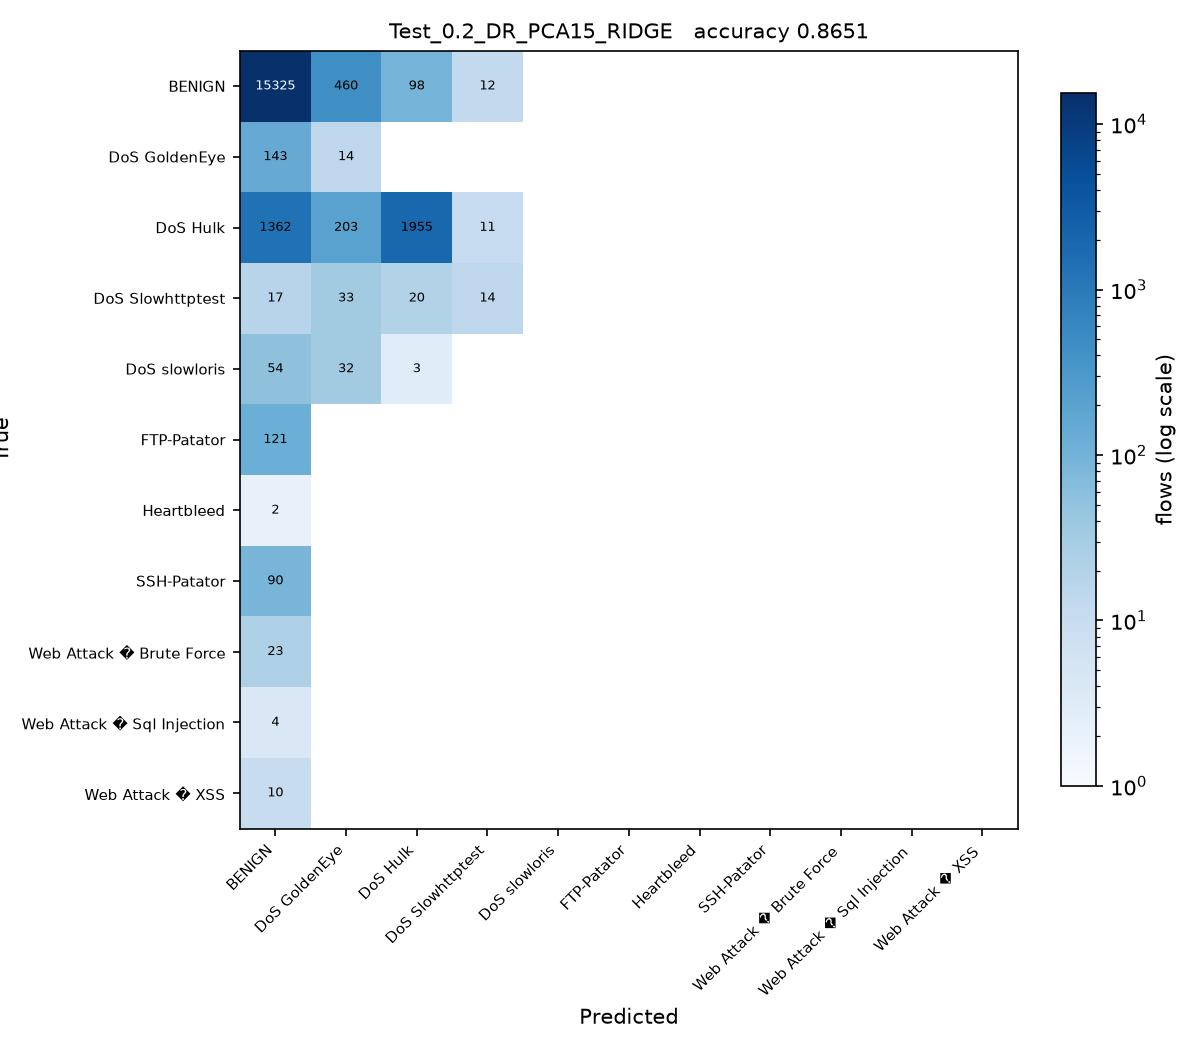

Recreate this plot in Python.
# Test_0.2_DR_PCA15_RIDGE.py
#
# Test size 0.2  |  PCA, 15 components  |  Ridge Regression (sheet #3)
#
# This is SGDC_60_40.py with the changes marked CHANGE below and nothing else.

import os
from pathlib import Path

# CHANGE 1: find the folder holding the three CSV files and run from there, so
# the plain file names below resolve no matter where this script is started
# from or how deeply it sits inside the project folder.
HERE = Path(__file__).resolve().parent
for PROJECT in [HERE, *HERE.parents]:
    if (PROJECT / 'Tuesday-WorkingHours.pcap_ISCX.csv').exists():
        os.chdir(PROJECT)
        break
else:
    raise SystemExit('Put this folder inside the folder that holds the three '
                     'CIC-IDS2017 CSV files, then run the script again.')
import numpy as np
import pandas as pd

df1 = pd.read_csv('Tuesday-WorkingHours.pcap_ISCX.csv', low_memory=True)
df2 = pd.read_csv('Wednesday-workingHours.pcap_ISCX.csv', low_memory=True)
df3 = pd.read_csv('Thursday-WorkingHours-Morning-WebAttacks.pcap_ISCX.csv', low_memory=True)

dataset = pd.concat([df1, df2, df3], ignore_index=True)

dataset.columns = dataset.columns.str.strip()

# CHANGE 2: a stratified sample of 100000 flows, the same for every run.
# Gradient Boosting builds one tree per class per stage on a single core, so all
# 1.3 million flows would take hours per script. At least 50 flows of every
# class are kept, so the rare attacks stay in the split.
label = dataset.columns[-1]
dataset = pd.concat(
    [g.sample(n=min(len(g), max(50, round(100000 * len(g) / len(dataset)))), random_state=0)
     for _, g in dataset.groupby(label)],
    ignore_index=True
)

X = dataset.iloc[:, :-1]
y = dataset.iloc[:, -1]

X = X.apply(pd.to_numeric, errors='coerce')

X.replace([np.inf, -np.inf], np.nan, inplace=True)

from sklearn.impute import SimpleImputer

imputer = SimpleImputer(missing_values=np.nan, strategy='mean')
X = imputer.fit_transform(X)

from sklearn.preprocessing import LabelEncoder

labelencoder_y = LabelEncoder()
y = labelencoder_y.fit_transform(y)

from sklearn.model_selection import train_test_split

X_train, X_test, y_train, y_test = train_test_split(
    X,
    y,
    test_size=0.2,   # CHANGE 3: test size
    random_state=0,
    stratify=y
)

# CHANGE 4: PCA, from PCA_LDA_KErnel_PCA_CODE.pdf (fit only on training data)
from sklearn.decomposition import PCA

pca = PCA(n_components=15)
X_train = pca.fit_transform(X_train)
X_test = pca.transform(X_test)

# CHANGE 5: Ridge Regression (sheet #3) in place of SGDClassifier
from sklearn.linear_model import Ridge

# Ridge is a regression model, used here exactly as the sheet writes
# it. Its numeric output is turned into a class after predict below.
classifier = Ridge(alpha=1.0)

classifier.fit(X_train, y_train)

y_pred = classifier.predict(X_test) 

# CHANGE 5b: Ridge predicts a number such as 3.4, not a class. Round it to the
# nearest class code and keep it inside the valid codes (0 to 10), so the
# confusion matrix and the scores below can be computed.
y_pred = np.clip(np.rint(y_pred), 0, len(labelencoder_y.classes_) - 1).astype(int)

from sklearn.metrics import confusion_matrix
from sklearn.metrics import accuracy_score
from sklearn.metrics import precision_score
from sklearn.metrics import recall_score
from sklearn.metrics import f1_score
from sklearn.metrics import classification_report

cm = confusion_matrix(y_test, y_pred)

print("Confusion Matrix:\n")
print(cm)

print("\nAccuracy : {:.4f}".format(accuracy_score(y_test, y_pred)))
print("\nPrecision : {:.4f}".format(precision_score(y_test, y_pred, average='weighted')))
print("\nRecall : {:.4f}".format(recall_score(y_test, y_pred, average='weighted')))
print("\nF1 Score : {:.4f}".format(f1_score(y_test, y_pred, average='weighted')))

print("\nClassification Report:\n")
print(classification_report(y_test, y_pred))

# CHANGE 6: save the confusion matrix as Test_0.2_DR_PCA15_RIDGE.jpg and record the result
import matplotlib
matplotlib.use('Agg')
import matplotlib.pyplot as plt
from matplotlib.colors import LogNorm

here = HERE                     # the folder this script sits in
names = [str(c) for c in labelencoder_y.classes_]
fig, ax = plt.subplots(figsize=(8, 7))
im = ax.imshow(cm, cmap='Blues', norm=LogNorm(vmin=1))
ax.set_xticks(range(len(names)), names, rotation=45, ha='right', fontsize=7)
ax.set_yticks(range(len(names)), names, fontsize=7)
ax.set_xlabel('Predicted')
ax.set_ylabel('True')
ax.set_title('Test_0.2_DR_PCA15_RIDGE   accuracy {:.4f}'.format(accuracy_score(y_test, y_pred)), fontsize=10)
for i in range(cm.shape[0]):
    for j in range(cm.shape[1]):
        if cm[i, j]:
            ax.text(j, i, cm[i, j], ha='center', va='center', fontsize=6,
                    color='white' if cm[i, j] > cm.max() / 3 else 'black')
fig.colorbar(im, ax=ax, fraction=0.04, label='flows (log scale)')
fig.tight_layout()
fig.savefig(here / 'Test_0.2_DR_PCA15_RIDGE.jpg', dpi=150)
plt.close(fig)

row = pd.DataFrame([{
    'Test': 0.2, 'DR': 'PCA15', 'Clas': 'RIDGE',
    'Acc': round(accuracy_score(y_test, y_pred), 4),
    'Pre': round(precision_score(y_test, y_pred, average='weighted'), 4),
    'Rec': round(recall_score(y_test, y_pred, average='weighted'), 4),
    'F1': round(f1_score(y_test, y_pred, average='weighted'), 4),
    'script': 'Test_0.2_DR_PCA15_RIDGE',
}])
# one file per run, so several scripts can run at the same time without
# overwriting each other. 21_run_45_mix.py merges them into the Excel sheet.
out = PROJECT / 'results' / 'parts_mix' / 'Test_0.2_DR_PCA15_RIDGE.csv'
out.parent.mkdir(parents=True, exist_ok=True)
row.to_csv(out, index=False)
